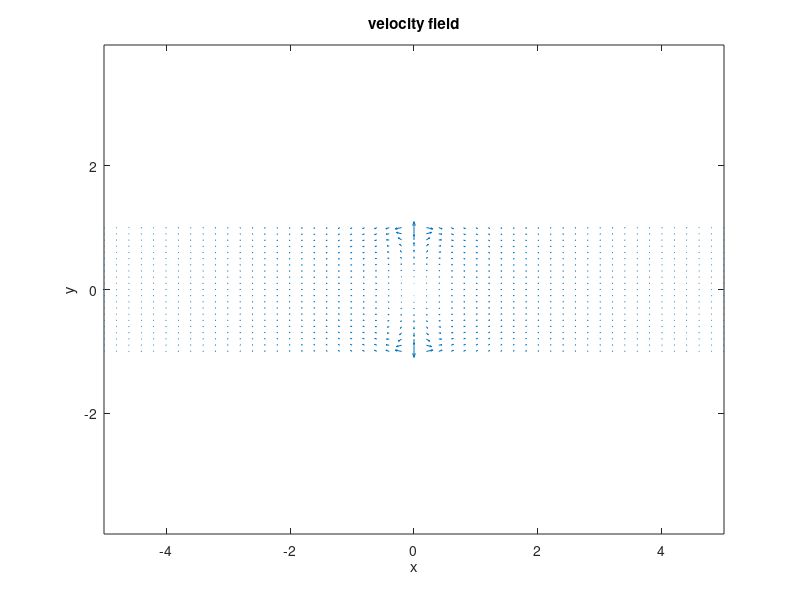
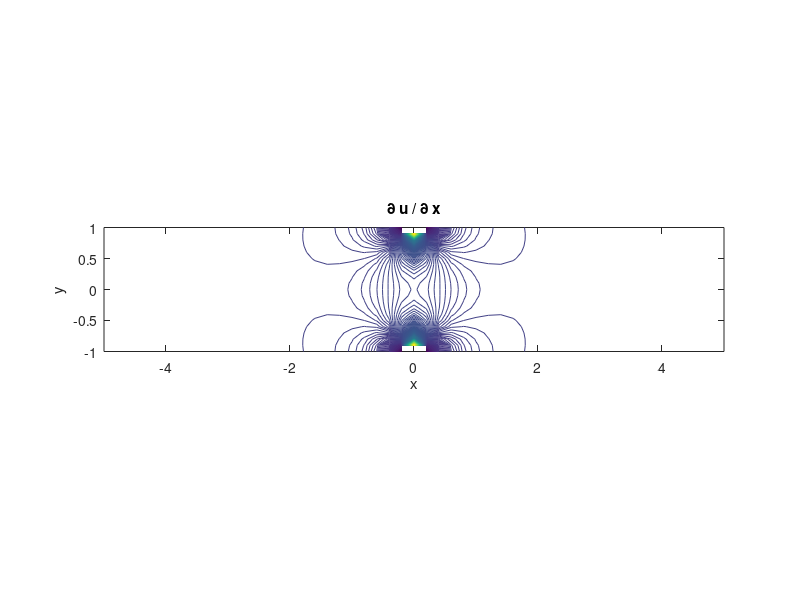

Reproduce these figures in MATLAB, in order.
%compute channel wall with potential theory in 2D, wall is the x axis

clear all
close all

%physical variables
y0 = -1;     %source position
x = -5:0.2:5;
y  = -1:0.1:1;
[X,Y] = meshgrid(x,y);
Q = 10;  %flow rate of injection

%from analytical form of the complex potential
den = (X.^2-Y.^2+y0^2).^2+4*X.^2.*Y.^2;
num_x = X.^3+X*y0^2+X.*Y.^2;
num_y = -Y.^3+y0^2*Y-2*X.^2.*Y;
%VELOCITIES
u = Q/pi*num_x./den;    %velocity in x direction
v = Q/pi*num_y./den;     %velocity in y direction
%VELOCITIES FIRST DERIVATIVES
dudx = ((3*X.^2+Y.^2+y0^2).*den-num_x.*(4*X.^3+4*X.*Y.^2+4*X*y0^2))./den.^2;


figure
quiver(X,Y,u,v)
axis equal
title('velocity field')
xlabel('x')
ylabel('y')

figure
contour(X,Y,dudx,500)
axis equal
title('\partial u / \partial x')
xlabel('x')
ylabel('y')